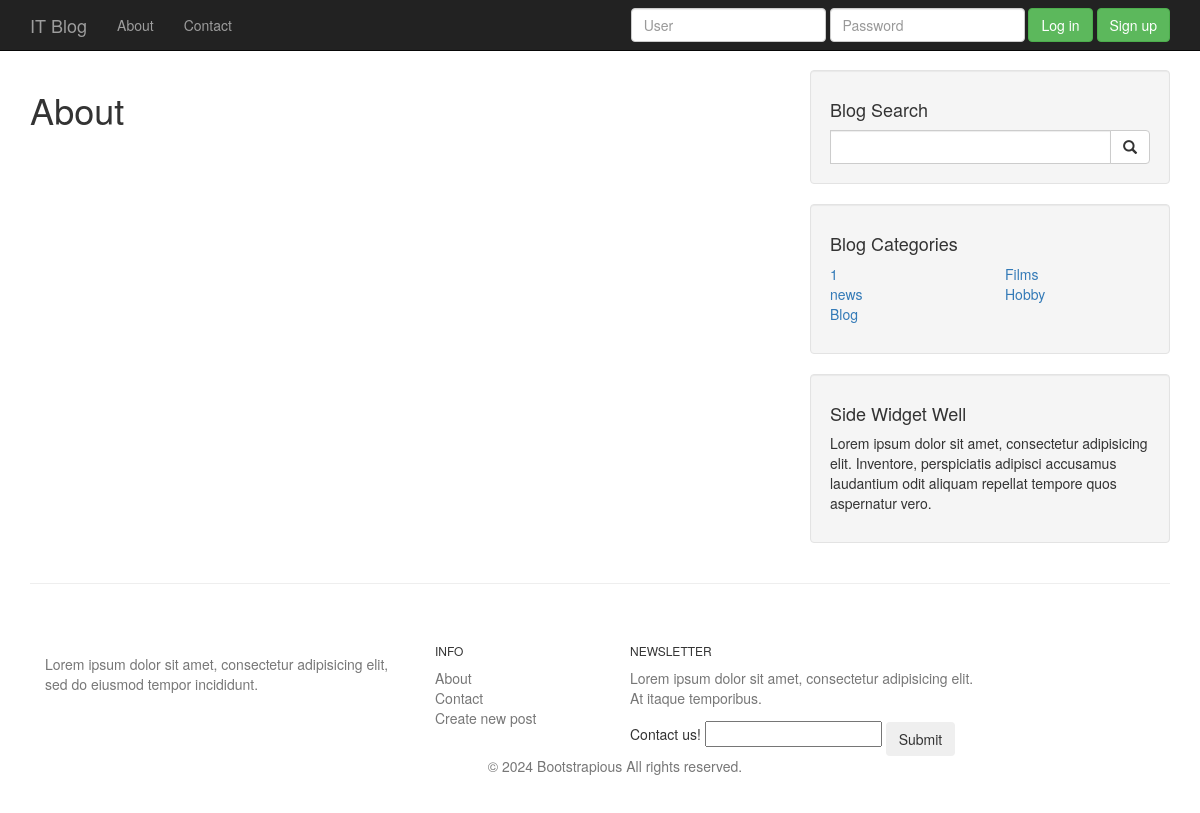
/about, run on the app's committed database.
### helloweb/models.py (models this page shows, shortened)
class Category(models.Model):
    name = models.CharField(max_length=30)
    class Meta:
        verbose_name = "Категорія"
        verbose_name_plural = "Категорії"

### helloweb/views.py (the view)
# urls.py: path("about", views.about, name="about"),
def about(request):
    if request.method == 'POST':
        Uform = UsersForm(request.POST)
        if Uform.is_valid():
            Uform.save()
    else:
        Uform = UsersForm()
    context = {"Uform": Uform}
    context.update(get_categories())
    return render(request, 'blog/about.html', context)

### helloweb/forms.py
class UsersForm(forms.ModelForm):
    class Meta:
        model = UsersEmail
        fields = ["user_email"]

### helloweb/views.py (called while the page is built)
def get_categories():
    category = Category.objects.all()
    half = category.count() / 2 + category.count() % 2
    return {'category1': category[:half], 'category2': category[half:]}

### templates/blog/about.html
{% extends "blog/base.html"%}
{% block content%}
  <h1>About</h1>
{% endblock %}

### templates/blog/base.html (shortened to what this page needs)
<!DOCTYPE html>
<html lang="en">
<head>
    {% load static %}
    <link href="{% static 'blog/css/bootstrap.min.css' %}" rel="stylesheet">
    <link href="{% static 'blog/css/blog-home.css' %}" rel="stylesheet">
</head>
<body>
    <nav class="navbar navbar-inverse navbar-fixed-top" role="navigation">
        <div class="container">
            <div class="navbar-header">
                <a class="navbar-brand" href="/">IT Blog</a>
            </div>
            <div class="collapse navbar-collapse" id="bs-example-navbar-collapse-1">
                <ul class="nav navbar-nav">
                    <li>
                        <a href="{% url 'about' %}">About</a>
                    </li>
                    <li>
                        <a href="{% url 'contact' %}">Contact</a>
                    </li>
                </ul>
                {% include "blog/toggle_login.html" %}
            </div>
        </div>
    </nav>
    <div class="container">
        <div class="row">
            <div class="col-md-8">
                {% block content%}
                {%endblock%}
            </div>
            <div class="col-md-4">
                <div class="well">
                    <h4>Blog Search</h4>
                    <form method="get" action="{% url 'search' %}" class="input-group">
                        <input type="search" name="query" class="form-control">
                        <span class="input-group-btn">
                            <button class="btn btn-default" type="submit">
                                <span class="glyphicon glyphicon-search"></span>
                        </button>
                        </span>
                    </form>
                </div>
                <div class="well">
                    <h4>Blog Categories</h4>
                    <div class="row">
                        <div class="col-lg-6">
                            <ul class="list-unstyled">
                                {% for c in category1 %}
                                <li><a href="{% url 'category' name=c.name %}">{{c.name}}</a></li>
                                {% endfor %}
                            </ul>
                        </div>
                        <div class="col-lg-6">
                            <ul class="list-unstyled">
                                {% for c in category2 %}
                                <li><a href="{% url 'category' name=c.name %}">{{c.name}}</a>
                                </li>
                                {% endfor %}
                            </ul>
                        </div>
                    </div>
                </div>
                <div class="well">
                    <h4>Side Widget Well</h4>
                    <p>Lorem ipsum dolor sit amet, consectetur adipisicing elit. Inventore, perspiciatis adipisci accusamus laudantium odit aliquam repellat tempore quos aspernatur vero.</p>
                </div>
            </div>
        </div>
        <hr>
        <footer class="bg-white">
                <div class="container py-5">
                  <div class="row py-4">
                    <div class="col-lg-4 col-md-6 mb-4 mb-lg-0"><img src="img/logo.png" alt="" width="180" class="mb-3">
                      <p class="font-italic text-muted">Lorem ipsum dolor sit amet, consectetur adipisicing elit, sed do eiusmod tempor incididunt.</p>
                      <ul class="list-inline mt-4">
                      </ul>
                    </div>
                    <div class="col-lg-2 col-md-6 mb-4 mb-lg-0">
                      <h6 class="text-uppercase font-weight-bold mb-4">Info</h6>
                      <ul class="list-unstyled mb-0">
                        <li class="mb-2"><a href="#" class="text-muted">About</a></li>
                        <li class="mb-2"><a href="#" class="text-muted">Contact</a></li>
                        <li class="mb-2"><a href="#" class="text-muted">Create new post</a></li>
                      </ul>
                    </div>
                    <div class="col-lg-4 col-md-6 mb-lg-0">
                      <h6 class="text-uppercase font-weight-bold mb-4">Newsletter</h6>
                      <p class="text-muted mb-4">Lorem ipsum dolor sit amet, consectetur adipisicing elit. At itaque temporibus.</p>
                      <div class="p-1 rounded border">
                          <div class="form-horizontal">
                            <div class="input-group mb-3 ">
                              <form method="POST" style="display:inline;">
                                    Contact us! {{ Uform.user_email }}
                                <button type="submit" style="margin-top: 4px" class="btn">Submit</button>
                              </form>
                            </div>
                          </div>
                      </div>
                    </div>
                  </div>
                </div>
                <div class="bg-light py-4">
                  <div class="container text-center">
                    <p class="text-muted mb-0 py-2">© 2024 Bootstrapious All rights reserved.</p>
                  </div>
                </div>
              </footer>
    </div>
</body>
</html>

### static/blog/css/blog-home.css (style rules this page uses)
body { padding-top: 70px; }
footer { margin: 50px 0; }

### data on the page
Category: name "1"
Category: name "news"
Category: name "Blog"
Category: name "Films"
Category: name "Hobby"
